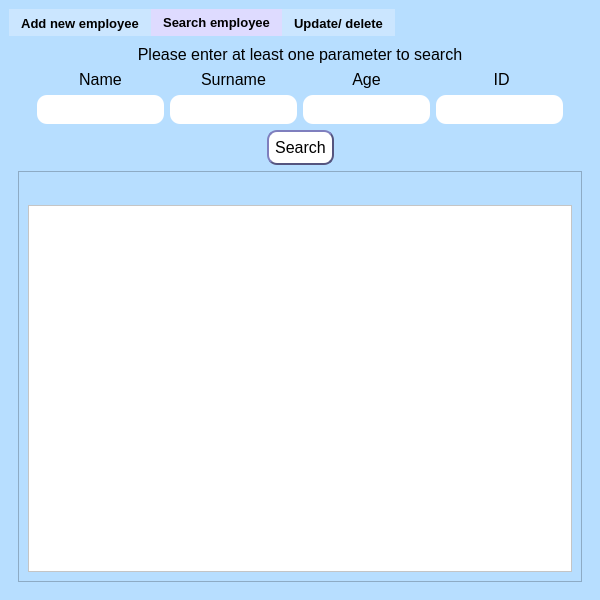
<?xml version="1.0" encoding="UTF-8"?>
<ui version="4.0">
 <class>MainWindow</class>
 <widget class="QMainWindow" name="MainWindow">
  <property name="geometry">
   <rect>
    <x>0</x>
    <y>0</y>
    <width>600</width>
    <height>600</height>
   </rect>
  </property>
  <property name="minimumSize">
   <size>
    <width>600</width>
    <height>600</height>
   </size>
  </property>
  <property name="windowTitle">
   <string>MainWindow</string>
  </property>
  <property name="styleSheet">
   <string notr="true">background-color: rgb(183, 222, 255)</string>
  </property>
  <widget class="QWidget" name="centralwidget">
   <layout class="QGridLayout" name="gridLayout">
    <item row="0" column="1">
     <widget class="QTabWidget" name="tabWidget">
      <property name="font">
       <font>
        <pointsize>10</pointsize>
        <weight>75</weight>
        <bold>true</bold>
       </font>
      </property>
      <property name="styleSheet">
       <string notr="true">/* Set background color and style for tab buttons */
QTabBar::tab {
    background-color:rgb(203, 230, 255);
    /* Add any additional styling here */
}

/* Set background color and style for selected tab buttons */
QTabBar::tab:selected {
    background-color: rgb(222, 219, 255);
    /* Add any additional styling here */
}

/* Hide the frame */
QTabWidget::pane {
    border: none; /* Set border to none to hide the frame */
}
</string>
      </property>
      <property name="currentIndex">
       <number>1</number>
      </property>
      <widget class="QWidget" name="tab">
       <attribute name="title">
        <string>Add new employee</string>
       </attribute>
       <layout class="QGridLayout" name="gridLayout_3">
        <item row="0" column="0">
         <widget class="QFrame" name="frame">
          <property name="styleSheet">
           <string notr="true">border: 0</string>
          </property>
          <property name="frameShape">
           <enum>QFrame::StyledPanel</enum>
          </property>
          <property name="frameShadow">
           <enum>QFrame::Raised</enum>
          </property>
          <layout class="QGridLayout" name="gridLayout_2">
           <item row="2" column="0">
            <spacer name="verticalSpacer_2">
             <property name="orientation">
              <enum>Qt::Vertical</enum>
             </property>
             <property name="sizeHint" stdset="0">
              <size>
               <width>20</width>
               <height>40</height>
              </size>
             </property>
            </spacer>
           </item>
           <item row="1" column="0">
            <layout class="QVBoxLayout" name="verticalLayout_4">
             <item>
              <layout class="QHBoxLayout" name="horizontalLayout">
               <item>
                <spacer name="horizontalSpacer">
                 <property name="orientation">
                  <enum>Qt::Horizontal</enum>
                 </property>
                 <property name="sizeHint" stdset="0">
                  <size>
                   <width>40</width>
                   <height>20</height>
                  </size>
                 </property>
                </spacer>
               </item>
               <item>
                <layout class="QVBoxLayout" name="verticalLayout">
                 <item>
                  <widget class="QLabel" name="label">
                   <property name="font">
                    <font>
                     <pointsize>12</pointsize>
                    </font>
                   </property>
                   <property name="text">
                    <string>Name</string>
                   </property>
                   <property name="alignment">
                    <set>Qt::AlignCenter</set>
                   </property>
                  </widget>
                 </item>
                 <item>
                  <widget class="QLineEdit" name="lineEdit">
                   <property name="font">
                    <font>
                     <pointsize>12</pointsize>
                    </font>
                   </property>
                   <property name="styleSheet">
                    <string notr="true">QLineEdit {
background-color:white;
border-width:2px;
border-radius: 10px;
min-width: 10em;
padding:4px
}</string>
                   </property>
                   <property name="placeholderText">
                    <string>Required</string>
                   </property>
                  </widget>
                 </item>
                </layout>
               </item>
               <item>
                <spacer name="horizontalSpacer_2">
                 <property name="orientation">
                  <enum>Qt::Horizontal</enum>
                 </property>
                 <property name="sizeType">
                  <enum>QSizePolicy::Fixed</enum>
                 </property>
                 <property name="sizeHint" stdset="0">
                  <size>
                   <width>40</width>
                   <height>20</height>
                  </size>
                 </property>
                </spacer>
               </item>
               <item>
                <layout class="QVBoxLayout" name="verticalLayout_2">
                 <item>
                  <widget class="QLabel" name="label_2">
                   <property name="font">
                    <font>
                     <pointsize>12</pointsize>
                    </font>
                   </property>
                   <property name="text">
                    <string>Surname</string>
                   </property>
                   <property name="alignment">
                    <set>Qt::AlignCenter</set>
                   </property>
                  </widget>
                 </item>
                 <item>
                  <widget class="QLineEdit" name="lineEdit_2">
                   <property name="font">
                    <font>
                     <pointsize>12</pointsize>
                    </font>
                   </property>
                   <property name="styleSheet">
                    <string notr="true">QLineEdit {
background-color:white;
border-width:2px;
border-radius: 10px;
min-width: 10em;
padding:4px
}</string>
                   </property>
                   <property name="placeholderText">
                    <string>Required</string>
                   </property>
                  </widget>
                 </item>
                </layout>
               </item>
               <item>
                <spacer name="horizontalSpacer_3">
                 <property name="orientation">
                  <enum>Qt::Horizontal</enum>
                 </property>
                 <property name="sizeType">
                  <enum>QSizePolicy::Fixed</enum>
                 </property>
                 <property name="sizeHint" stdset="0">
                  <size>
                   <width>40</width>
                   <height>20</height>
                  </size>
                 </property>
                </spacer>
               </item>
               <item>
                <layout class="QVBoxLayout" name="verticalLayout_3">
                 <item>
                  <widget class="QLabel" name="label_3">
                   <property name="font">
                    <font>
                     <pointsize>12</pointsize>
                    </font>
                   </property>
                   <property name="text">
                    <string>Age</string>
                   </property>
                   <property name="alignment">
                    <set>Qt::AlignCenter</set>
                   </property>
                  </widget>
                 </item>
                 <item>
                  <widget class="QLineEdit" name="lineEdit_3">
                   <property name="font">
                    <font>
                     <pointsize>12</pointsize>
                    </font>
                   </property>
                   <property name="styleSheet">
                    <string notr="true">QLineEdit {
background-color:white;
border-width:2px;
border-radius: 10px;
min-width: 10em;
padding:4px
}</string>
                   </property>
                   <property name="placeholderText">
                    <string>Required</string>
                   </property>
                   <property name="clearButtonEnabled">
                    <bool>false</bool>
                   </property>
                  </widget>
                 </item>
                </layout>
               </item>
               <item>
                <spacer name="horizontalSpacer_4">
                 <property name="orientation">
                  <enum>Qt::Horizontal</enum>
                 </property>
                 <property name="sizeHint" stdset="0">
                  <size>
                   <width>40</width>
                   <height>20</height>
                  </size>
                 </property>
                </spacer>
               </item>
              </layout>
             </item>
             <item>
              <widget class="QLabel" name="label_4">
               <property name="font">
                <font>
                 <pointsize>12</pointsize>
                </font>
               </property>
               <property name="text">
                <string/>
               </property>
               <property name="alignment">
                <set>Qt::AlignCenter</set>
               </property>
              </widget>
             </item>
             <item>
              <spacer name="verticalSpacer">
               <property name="orientation">
                <enum>Qt::Vertical</enum>
               </property>
               <property name="sizeType">
                <enum>QSizePolicy::Fixed</enum>
               </property>
               <property name="sizeHint" stdset="0">
                <size>
                 <width>20</width>
                 <height>40</height>
                </size>
               </property>
              </spacer>
             </item>
             <item>
              <layout class="QHBoxLayout" name="horizontalLayout_2">
               <item>
                <spacer name="horizontalSpacer_5">
                 <property name="orientation">
                  <enum>Qt::Horizontal</enum>
                 </property>
                 <property name="sizeHint" stdset="0">
                  <size>
                   <width>40</width>
                   <height>20</height>
                  </size>
                 </property>
                </spacer>
               </item>
               <item>
                <widget class="QPushButton" name="pushButton">
                 <property name="font">
                  <font>
                   <pointsize>12</pointsize>
                  </font>
                 </property>
                 <property name="styleSheet">
                  <string notr="true">QPushButton {
background-color:white;
border-style:outset;
border-width:2px;
border-color:rgb(85, 85, 127);
border-radius: 10px;
min-width: 10em;
padding:6px
}
QPushButton:pressed {
    background-color: rgb(156, 166, 255);
    border-style: inset;
}</string>
                 </property>
                 <property name="text">
                  <string>Add</string>
                 </property>
                </widget>
               </item>
               <item>
                <spacer name="horizontalSpacer_6">
                 <property name="orientation">
                  <enum>Qt::Horizontal</enum>
                 </property>
                 <property name="sizeHint" stdset="0">
                  <size>
                   <width>40</width>
                   <height>20</height>
                  </size>
                 </property>
                </spacer>
               </item>
              </layout>
             </item>
            </layout>
           </item>
           <item row="0" column="0">
            <spacer name="verticalSpacer_3">
             <property name="orientation">
              <enum>Qt::Vertical</enum>
             </property>
             <property name="sizeHint" stdset="0">
              <size>
               <width>20</width>
               <height>40</height>
              </size>
             </property>
            </spacer>
           </item>
          </layout>
         </widget>
        </item>
       </layout>
      </widget>
      <widget class="QWidget" name="tab_2">
       <attribute name="title">
        <string>Search employee</string>
       </attribute>
       <layout class="QVBoxLayout" name="verticalLayout_9">
        <item>
         <widget class="QLabel" name="label_10">
          <property name="font">
           <font>
            <pointsize>12</pointsize>
           </font>
          </property>
          <property name="text">
           <string>Please enter at least one parameter to search</string>
          </property>
          <property name="alignment">
           <set>Qt::AlignCenter</set>
          </property>
         </widget>
        </item>
        <item>
         <layout class="QHBoxLayout" name="horizontalLayout_3">
          <item>
           <spacer name="horizontalSpacer_9">
            <property name="orientation">
             <enum>Qt::Horizontal</enum>
            </property>
            <property name="sizeHint" stdset="0">
             <size>
              <width>40</width>
              <height>20</height>
             </size>
            </property>
           </spacer>
          </item>
          <item>
           <layout class="QVBoxLayout" name="verticalLayout_5">
            <item>
             <widget class="QLabel" name="label_6">
              <property name="font">
               <font>
                <pointsize>12</pointsize>
               </font>
              </property>
              <property name="text">
               <string>Name</string>
              </property>
              <property name="alignment">
               <set>Qt::AlignCenter</set>
              </property>
             </widget>
            </item>
            <item>
             <widget class="QLineEdit" name="lineEdit_5">
              <property name="font">
               <font>
                <pointsize>12</pointsize>
               </font>
              </property>
              <property name="styleSheet">
               <string notr="true">QLineEdit {
background-color:white;
border-width:2px;
border-radius: 10px;
min-width: 10em;
padding:4px
}</string>
              </property>
             </widget>
            </item>
           </layout>
          </item>
          <item>
           <layout class="QVBoxLayout" name="verticalLayout_6">
            <item>
             <widget class="QLabel" name="label_7">
              <property name="font">
               <font>
                <pointsize>12</pointsize>
               </font>
              </property>
              <property name="text">
               <string>Surname</string>
              </property>
              <property name="alignment">
               <set>Qt::AlignCenter</set>
              </property>
             </widget>
            </item>
            <item>
             <widget class="QLineEdit" name="lineEdit_6">
              <property name="font">
               <font>
                <pointsize>12</pointsize>
               </font>
              </property>
              <property name="styleSheet">
               <string notr="true">QLineEdit {
background-color:white;
border-width:2px;
border-radius: 10px;
min-width: 10em;
padding:4px
}</string>
              </property>
             </widget>
            </item>
           </layout>
          </item>
          <item>
           <layout class="QVBoxLayout" name="verticalLayout_7">
            <item>
             <widget class="QLabel" name="label_8">
              <property name="font">
               <font>
                <pointsize>12</pointsize>
               </font>
              </property>
              <property name="text">
               <string>Age</string>
              </property>
              <property name="alignment">
               <set>Qt::AlignCenter</set>
              </property>
             </widget>
            </item>
            <item>
             <widget class="QLineEdit" name="lineEdit_7">
              <property name="font">
               <font>
                <pointsize>12</pointsize>
               </font>
              </property>
              <property name="styleSheet">
               <string notr="true">QLineEdit {
background-color:white;
border-width:2px;
border-radius: 10px;
min-width: 10em;
padding:4px
}</string>
              </property>
             </widget>
            </item>
           </layout>
          </item>
          <item>
           <layout class="QVBoxLayout" name="verticalLayout_8">
            <item>
             <widget class="QLabel" name="label_9">
              <property name="font">
               <font>
                <pointsize>12</pointsize>
               </font>
              </property>
              <property name="text">
               <string> ID</string>
              </property>
              <property name="alignment">
               <set>Qt::AlignCenter</set>
              </property>
             </widget>
            </item>
            <item>
             <widget class="QLineEdit" name="lineEdit_8">
              <property name="font">
               <font>
                <pointsize>12</pointsize>
               </font>
              </property>
              <property name="styleSheet">
               <string notr="true">QLineEdit {
background-color:white;
border-width:2px;
border-radius: 10px;
min-width: 10em;
padding:4px
}</string>
              </property>
             </widget>
            </item>
           </layout>
          </item>
          <item>
           <spacer name="horizontalSpacer_10">
            <property name="orientation">
             <enum>Qt::Horizontal</enum>
            </property>
            <property name="sizeHint" stdset="0">
             <size>
              <width>40</width>
              <height>20</height>
             </size>
            </property>
           </spacer>
          </item>
         </layout>
        </item>
        <item>
         <layout class="QHBoxLayout" name="horizontalLayout_4">
          <item>
           <spacer name="horizontalSpacer_7">
            <property name="orientation">
             <enum>Qt::Horizontal</enum>
            </property>
            <property name="sizeHint" stdset="0">
             <size>
              <width>40</width>
              <height>20</height>
             </size>
            </property>
           </spacer>
          </item>
          <item>
           <widget class="QPushButton" name="pushButton_2">
            <property name="font">
             <font>
              <pointsize>12</pointsize>
             </font>
            </property>
            <property name="styleSheet">
             <string notr="true">QPushButton {
background-color:white;
border-style:outset;
border-width:2px;
border-color:rgb(85, 85, 127);
border-radius: 10px;
min-width: 10em;
padding:6px
}
QPushButton:pressed {
    background-color: rgb(156, 166, 255);
    border-style: inset;
}</string>
            </property>
            <property name="text">
             <string>Search</string>
            </property>
           </widget>
          </item>
          <item>
           <spacer name="horizontalSpacer_8">
            <property name="orientation">
             <enum>Qt::Horizontal</enum>
            </property>
            <property name="sizeHint" stdset="0">
             <size>
              <width>40</width>
              <height>20</height>
             </size>
            </property>
           </spacer>
          </item>
         </layout>
        </item>
        <item>
         <widget class="QScrollArea" name="scrollArea">
          <property name="widgetResizable">
           <bool>true</bool>
          </property>
          <widget class="QWidget" name="scrollAreaWidgetContents">
           <property name="geometry">
            <rect>
             <x>0</x>
             <y>0</y>
             <width>562</width>
             <height>406</height>
            </rect>
           </property>
           <layout class="QGridLayout" name="gridLayout_4">
            <item row="1" column="0">
             <widget class="QTableWidget" name="tableWidget">
              <property name="styleSheet">
               <string notr="true">background-color: white</string>
              </property>
             </widget>
            </item>
            <item row="0" column="0">
             <widget class="QLabel" name="label_11">
              <property name="font">
               <font>
                <pointsize>12</pointsize>
               </font>
              </property>
              <property name="text">
               <string/>
              </property>
              <property name="alignment">
               <set>Qt::AlignCenter</set>
              </property>
             </widget>
            </item>
           </layout>
          </widget>
         </widget>
        </item>
       </layout>
      </widget>
      <widget class="QWidget" name="tab_3">
       <attribute name="title">
        <string>Update/ delete</string>
       </attribute>
       <layout class="QGridLayout" name="gridLayout_6">
        <item row="0" column="0">
         <widget class="QFrame" name="frame_2">
          <property name="frameShape">
           <enum>QFrame::StyledPanel</enum>
          </property>
          <property name="frameShadow">
           <enum>QFrame::Raised</enum>
          </property>
          <layout class="QGridLayout" name="gridLayout_5">
           <item row="0" column="0">
            <layout class="QVBoxLayout" name="verticalLayout_14">
             <item>
              <spacer name="verticalSpacer_4">
               <property name="orientation">
                <enum>Qt::Vertical</enum>
               </property>
               <property name="sizeHint" stdset="0">
                <size>
                 <width>20</width>
                 <height>40</height>
                </size>
               </property>
              </spacer>
             </item>
             <item>
              <layout class="QVBoxLayout" name="verticalLayout_10">
               <item>
                <layout class="QHBoxLayout" name="horizontalLayout_5">
                 <item>
                  <spacer name="horizontalSpacer_11">
                   <property name="orientation">
                    <enum>Qt::Horizontal</enum>
                   </property>
                   <property name="sizeHint" stdset="0">
                    <size>
                     <width>40</width>
                     <height>20</height>
                    </size>
                   </property>
                  </spacer>
                 </item>
                 <item>
                  <widget class="QLabel" name="label_5">
                   <property name="font">
                    <font>
                     <pointsize>12</pointsize>
                     <weight>75</weight>
                     <bold>true</bold>
                    </font>
                   </property>
                   <property name="text">
                    <string>Enter employee ID</string>
                   </property>
                   <property name="alignment">
                    <set>Qt::AlignCenter</set>
                   </property>
                  </widget>
                 </item>
                 <item>
                  <widget class="QLineEdit" name="lineEdit_9">
                   <property name="font">
                    <font>
                     <pointsize>12</pointsize>
                    </font>
                   </property>
                   <property name="styleSheet">
                    <string notr="true">QLineEdit {
background-color:white;
border-width:2px;
border-radius: 10px;
min-width: 10em;
padding:4px
}</string>
                   </property>
                  </widget>
                 </item>
                 <item>
                  <spacer name="horizontalSpacer_12">
                   <property name="orientation">
                    <enum>Qt::Horizontal</enum>
                   </property>
                   <property name="sizeType">
                    <enum>QSizePolicy::Fixed</enum>
                   </property>
                   <property name="sizeHint" stdset="0">
                    <size>
                     <width>40</width>
                     <height>20</height>
                    </size>
                   </property>
                  </spacer>
                 </item>
                 <item>
                  <widget class="QPushButton" name="pushButton_4">
                   <property name="font">
                    <font>
                     <pointsize>12</pointsize>
                    </font>
                   </property>
                   <property name="styleSheet">
                    <string notr="true">QPushButton {
background-color:rgb(255, 149, 149);
border-style:outset;
border-width:2px;
border-color:rgb(85, 85, 127);
border-radius: 10px;
min-width: 10em;
padding:6px
}
QPushButton:pressed {
    background-color: rgb(156, 166, 255);
    border-style: inset;
}</string>
                   </property>
                   <property name="text">
                    <string>Delete</string>
                   </property>
                  </widget>
                 </item>
                 <item>
                  <spacer name="horizontalSpacer_17">
                   <property name="orientation">
                    <enum>Qt::Horizontal</enum>
                   </property>
                   <property name="sizeType">
                    <enum>QSizePolicy::Expanding</enum>
                   </property>
                   <property name="sizeHint" stdset="0">
                    <size>
                     <width>40</width>
                     <height>20</height>
                    </size>
                   </property>
                  </spacer>
                 </item>
                </layout>
               </item>
              </layout>
             </item>
             <item>
              <spacer name="verticalSpacer_6">
               <property name="orientation">
                <enum>Qt::Vertical</enum>
               </property>
               <property name="sizeHint" stdset="0">
                <size>
                 <width>20</width>
                 <height>40</height>
                </size>
               </property>
              </spacer>
             </item>
             <item>
              <widget class="QLabel" name="label_12">
               <property name="font">
                <font>
                 <pointsize>12</pointsize>
                 <weight>75</weight>
                 <bold>true</bold>
                </font>
               </property>
               <property name="text">
                <string>Enter new values to update</string>
               </property>
               <property name="alignment">
                <set>Qt::AlignCenter</set>
               </property>
              </widget>
             </item>
             <item>
              <spacer name="verticalSpacer_7">
               <property name="orientation">
                <enum>Qt::Vertical</enum>
               </property>
               <property name="sizeType">
                <enum>QSizePolicy::Fixed</enum>
               </property>
               <property name="sizeHint" stdset="0">
                <size>
                 <width>20</width>
                 <height>40</height>
                </size>
               </property>
              </spacer>
             </item>
             <item>
              <layout class="QHBoxLayout" name="horizontalLayout_6">
               <item>
                <spacer name="horizontalSpacer_13">
                 <property name="orientation">
                  <enum>Qt::Horizontal</enum>
                 </property>
                 <property name="sizeType">
                  <enum>QSizePolicy::Expanding</enum>
                 </property>
                 <property name="sizeHint" stdset="0">
                  <size>
                   <width>40</width>
                   <height>20</height>
                  </size>
                 </property>
                </spacer>
               </item>
               <item>
                <layout class="QVBoxLayout" name="verticalLayout_11">
                 <item>
                  <widget class="QLabel" name="label_13">
                   <property name="font">
                    <font>
                     <pointsize>12</pointsize>
                    </font>
                   </property>
                   <property name="text">
                    <string>Name</string>
                   </property>
                   <property name="alignment">
                    <set>Qt::AlignCenter</set>
                   </property>
                  </widget>
                 </item>
                 <item>
                  <widget class="QLineEdit" name="lineEdit_4">
                   <property name="font">
                    <font>
                     <pointsize>12</pointsize>
                    </font>
                   </property>
                   <property name="styleSheet">
                    <string notr="true">QLineEdit {
background-color:white;
border-width:2px;
border-radius: 10px;
min-width: 10em;
padding:4px
}</string>
                   </property>
                  </widget>
                 </item>
                </layout>
               </item>
               <item>
                <layout class="QVBoxLayout" name="verticalLayout_12">
                 <item>
                  <widget class="QLabel" name="label_14">
                   <property name="font">
                    <font>
                     <pointsize>12</pointsize>
                    </font>
                   </property>
                   <property name="text">
                    <string>Surname</string>
                   </property>
                   <property name="alignment">
                    <set>Qt::AlignCenter</set>
                   </property>
                  </widget>
                 </item>
                 <item>
                  <widget class="QLineEdit" name="lineEdit_10">
                   <property name="font">
                    <font>
                     <pointsize>12</pointsize>
                    </font>
                   </property>
                   <property name="styleSheet">
                    <string notr="true">QLineEdit {
background-color:white;
border-width:2px;
border-radius: 10px;
min-width: 10em;
padding:4px
}</string>
                   </property>
                  </widget>
                 </item>
                </layout>
               </item>
               <item>
                <layout class="QVBoxLayout" name="verticalLayout_13">
                 <item>
                  <widget class="QLabel" name="label_15">
                   <property name="font">
                    <font>
                     <pointsize>12</pointsize>
                    </font>
                   </property>
                   <property name="text">
                    <string>Age</string>
                   </property>
                   <property name="alignment">
                    <set>Qt::AlignCenter</set>
                   </property>
                  </widget>
                 </item>
                 <item>
                  <widget class="QLineEdit" name="lineEdit_11">
                   <property name="font">
                    <font>
                     <pointsize>12</pointsize>
                    </font>
                   </property>
                   <property name="styleSheet">
                    <string notr="true">QLineEdit {
background-color:white;
border-width:2px;
border-radius: 10px;
min-width: 10em;
padding:4px
}</string>
                   </property>
                  </widget>
                 </item>
                </layout>
               </item>
               <item>
                <spacer name="horizontalSpacer_14">
                 <property name="orientation">
                  <enum>Qt::Horizontal</enum>
                 </property>
                 <property name="sizeType">
                  <enum>QSizePolicy::Expanding</enum>
                 </property>
                 <property name="sizeHint" stdset="0">
                  <size>
                   <width>40</width>
                   <height>20</height>
                  </size>
                 </property>
                </spacer>
               </item>
              </layout>
             </item>
             <item>
              <layout class="QHBoxLayout" name="horizontalLayout_7">
               <item>
                <spacer name="horizontalSpacer_15">
                 <property name="orientation">
                  <enum>Qt::Horizontal</enum>
                 </property>
                 <property name="sizeHint" stdset="0">
                  <size>
                   <width>40</width>
                   <height>20</height>
                  </size>
                 </property>
                </spacer>
               </item>
               <item>
                <widget class="QPushButton" name="pushButton_3">
                 <property name="font">
                  <font>
                   <pointsize>12</pointsize>
                  </font>
                 </property>
                 <property name="styleSheet">
                  <string notr="true">QPushButton {
background-color:white;
border-style:outset;
border-width:2px;
border-color:rgb(85, 85, 127);
border-radius: 10px;
min-width: 10em;
padding:6px
}
QPushButton:pressed {
    background-color: rgb(156, 166, 255);
    border-style: inset;
}</string>
                 </property>
                 <property name="text">
                  <string>Update</string>
                 </property>
                </widget>
               </item>
               <item>
                <spacer name="horizontalSpacer_16">
                 <property name="orientation">
                  <enum>Qt::Horizontal</enum>
                 </property>
                 <property name="sizeHint" stdset="0">
                  <size>
                   <width>40</width>
                   <height>20</height>
                  </size>
                 </property>
                </spacer>
               </item>
              </layout>
             </item>
             <item>
              <spacer name="verticalSpacer_8">
               <property name="orientation">
                <enum>Qt::Vertical</enum>
               </property>
               <property name="sizeHint" stdset="0">
                <size>
                 <width>20</width>
                 <height>40</height>
                </size>
               </property>
              </spacer>
             </item>
             <item>
              <widget class="QLabel" name="label_16">
               <property name="font">
                <font>
                 <pointsize>12</pointsize>
                </font>
               </property>
               <property name="text">
                <string/>
               </property>
               <property name="alignment">
                <set>Qt::AlignCenter</set>
               </property>
              </widget>
             </item>
             <item>
              <spacer name="verticalSpacer_5">
               <property name="orientation">
                <enum>Qt::Vertical</enum>
               </property>
               <property name="sizeHint" stdset="0">
                <size>
                 <width>20</width>
                 <height>40</height>
                </size>
               </property>
              </spacer>
             </item>
            </layout>
           </item>
          </layout>
         </widget>
        </item>
       </layout>
      </widget>
     </widget>
    </item>
   </layout>
  </widget>
 </widget>
 <resources/>
 <connections/>
</ui>
